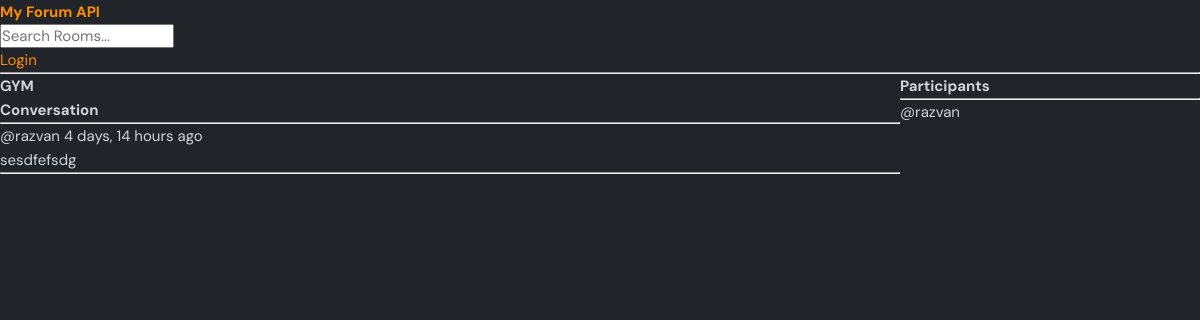
Page /room/12/ on the committed database.
### base/models.py (models this page shows, shortened)
class Room(models.Model):
    host =  models.ForeignKey(User, on_delete=models.SET_NULL, null=True)
    topic = models.ForeignKey(Topic, on_delete=models.SET_NULL, null=True)
    name = models.CharField(max_length=200)
    description = models.TextField(null=True, blank=True)
    participants = models.ManyToManyField(User, related_name='participants', blank=True)
    updated = models.DateTimeField(auto_now=True)
    created = models.DateTimeField(auto_now_add=True)
    class Meta:
        ordering = ['-updated', '-created']

class Message(models.Model):
    user = models.ForeignKey(User, on_delete=models.CASCADE)
    room = models.ForeignKey(Room, on_delete=models.CASCADE)
    body = models.TextField()
    updated = models.DateTimeField(auto_now=True)
    created = models.DateTimeField(auto_now_add=True)

### base/views.py (the view, shortened to what this page needs)
# urls.py: path('room/<str:pk>/', views.room, name="room"),
def room(request, pk):
    room = Room.objects.get(id=pk)
    room_messages = room.message_set.all()
    participants = room.participants.all()
    context = {'room': room, 'room_messages':room_messages, 'participants':participants}
    return render(request, 'base/room.html', context)

### templates/base/room.html (shortened to what this page needs)
{% extends 'main.html' %}
{% block content %}
<div class="room-container">
<div>
<h1>
    {{ room.name }}
</h1>
<div class="comment-wrapper">
    <h3>Conversation</h3>
    <hr>
    {%  for message in room_messages %}
        <div>
            <small>@{{ message.user }}  {{ message.created|timesince }} ago</small>
            <p>{{ message.body }}</p>
            <hr>
        </div>
    {% endfor %}
</div>
</div>
    <div>
        <h3>Participants</h3>
        <hr>
        {%  for user in participants %}
            <div>
                <p>@{{ user.username }}</p>
            </div>
        {% endfor %}
    </div>
</div>
{% endblock %}

### static/styles/style.css (style rules this page uses)
:root { --color-main: #ff8c00; --color-main-light: #ffd8b5; --color-dark: #343a40; --color-dark-medium: #495057; --color-dark-light: #6c757d; --color-light: #f8f9fa; --color-gray: #adb5bd; --color-light-gray: #ced4da; --color-bg: #212529; --color-success: #28a745; --color-error: #dc3545; }
* { font-family: "DM Sans", -apple-system, BlinkMacSystemFont, "Segoe UI", Roboto, Oxygen, Ubuntu, Cantarell, "Open Sans", "Helvetica Neue", sans-serif; margin: 0; padding: 0; box-sizing: border-box; text-rendering: optimizeLegibility; font-size: inherit; }
html { font-size: 56.25%; }
@media only screen and (min-width: 1200px) { html { font-size: 62.5%; } }
body { line-height: 1.6; font-weight: 400; font-size: 1.5rem; color: var(--color-light-gray); background-color: var(--color-bg); min-height: 100vh; }

### templates/base/room.html (style rules this page uses)
.room-container { display: grid; grid-template-columns: 3fr 1fr; }

### rows in the picture
Room: name "GYM"
Message: user "razvan", created "4 days, 14 hours", body "sesdfefsdg"

### other values in the picture
{{ user.username }} "razvan"
